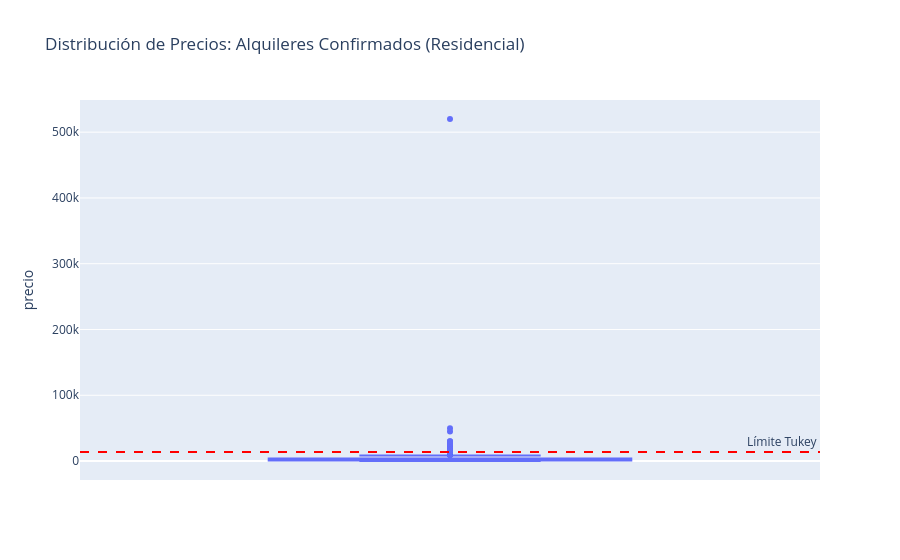

Source (notebook cell):
### Code cell
import sqlite3
import pandas as pd
import plotly.express as px
import numpy as np

# 1. Cargar datos (CORREGIDO: s.titulo en lugar de i.titulo)
conn = sqlite3.connect('inmuebles.db')
query = """
SELECT
    s.titulo, i.source_name as portal,
    s.precio, s.moneda, s.ubicacion, s.caracteristicas, s.raw_extra_data as amenidades
FROM inmuebles i
JOIN inmuebles_snapshots s ON i.id = s.inmueble_id
"""
df = pd.read_sql_query(query, conn)
conn.close()

# 2. Estandarizar el título para buscar fácilmente
df['titulo_lower'] = df['titulo'].astype(str).str.lower()
df['es_nulo'] = df['titulo'].isna() | (df['titulo'] == '') | (df['titulo_lower'] == 'nan') | (df['titulo_lower'] == 'none')

# 3. Primer Filtro: Solo Alquileres explícitos o Nulos
mask_alquiler = df['titulo_lower'].str.contains('alquiler|arriendo', na=False)
mask_nulo = df['es_nulo']
df_base = df[mask_alquiler | mask_nulo].copy()

# 4. Segundo Filtro: Eliminar lo Comercial (locales, galpones, oficinas)
mask_comercial = df_base['titulo_lower'].str.contains('local|galpón|galpon|comercio|oficina|terreno|consultorio', na=False)
df_residencial = df_base[~mask_comercial].copy()

# 5. Análisis Estadístico: Vallas de Tukey sobre los ALQUILERES CONFIRMADOS
alquileres_confirmados = df_residencial[df_residencial['titulo_lower'].str.contains('alquiler|arriendo', na=False)]['precio'].dropna()

Q1 = alquileres_confirmados.quantile(0.25)
Q3 = alquileres_confirmados.quantile(0.75)
IQR = Q3 - Q1
# Tukey con multiplicador 3 para no cortar alquileres de lujo reales
limite_superior = Q3 + 3 * IQR

print(f"📊 Estadísticas de Alquileres Confirmados:")
print(f"- Total confirmados con texto explícito: {len(alquileres_confirmados)}")
print(f"- Mediana (Q2): ${alquileres_confirmados.median()}")
print(f"- Límite Superior de Tukey (Corte sugerido): ${limite_superior}")

# 6. Diagrama de Caja (Boxplot) para observar la dispersión
fig = px.box(alquileres_confirmados, y="precio", title="Distribución de Precios: Alquileres Confirmados (Residencial)")
fig.add_hline(y=limite_superior, line_dash="dash", line_color="red", annotation_text="Límite Tukey")
fig.show()

# 7. Regla de Inferencia para los Nulos
df_residencial['es_alquiler_inferido'] = np.where(
    df_residencial['es_nulo'] & (df_residencial['precio'] <= limite_superior),
    True,
    False
)

df_final = df_residencial[mask_alquiler | df_residencial['es_alquiler_inferido']]
print(f"✅ Registros finales limpios y validados: {len(df_final)}")

# 🔍 AUDITORÍA DE DESCARTES COMERCIALES
# Buscamos los que el filtro comercial mató, pero que tenían precio de alquiler residencial
mask_comercial_audit = df['titulo_lower'].str.contains('local|galpón|galpon|comercio|oficina|terreno|consultorio', na=False)
descartados_en_rango = df[mask_comercial_audit & (df['precio'] <= limite_superior)]

print(f"⚠️ Se descartaron {len(descartados_en_rango)} publicaciones comerciales que estaban en el rango de precios residenciales.")
print("Aquí tienes una muestra de los títulos para validar que en efecto NO son apartamentos/casas:")
display(descartados_en_rango[['titulo', 'precio', 'portal']].head(1000))

### Figure 1 — Plotly figure (JSON) as saved in the notebook; plotly's stock layout.template omitted (floating-point values rounded to 4 significant figures; data arrays with more than 128 entries replaced by an {"elided": "..."} marker saying what was removed)
{"data": [{"alignmentgroup": "True", "hovertemplate": "precio=%{y}<extra></extra>", "legendgroup": "", "marker": {"color": "#636efa"}, "name": "", "notched": false, "offsetgroup": "", "orientation": "v", "showlegend": false, "x0": " ", "xaxis": "x", "y": {"elided": "1348 float values"}, "y0": " ", "yaxis": "y", "type": "box"}], "layout": {"xaxis": {"anchor": "y", "domain": [0.0, 1.0]}, "yaxis": {"anchor": "x", "domain": [0.0, 1.0], "title": {"text": "precio"}}, "legend": {"tracegroupgap": 0}, "title": {"text": "Distribución de Precios: Alquileres Confirmados (Residencial)"}, "boxmode": "group", "shapes": [{"line": {"color": "red", "dash": "dash"}, "type": "line", "x0": 0, "x1": 1, "xref": "x domain", "y0": 13770.0, "y1": 13770.0, "yref": "y"}], "annotations": [{"showarrow": false, "text": "Límite Tukey", "x": 1, "xanchor": "right", "xref": "x domain", "y": 13770.0, "yanchor": "bottom", "yref": "y"}]}}
